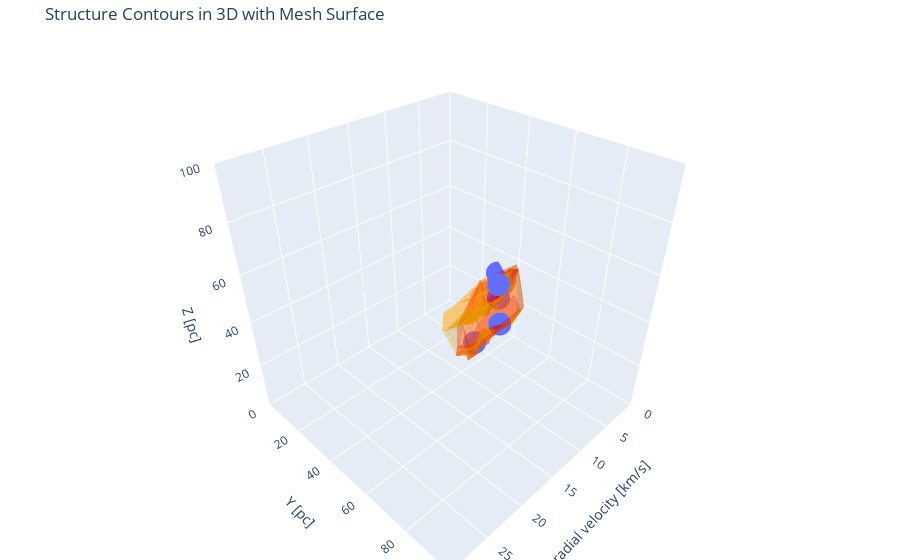

Notebook source saved alongside this figure:
### Code cell
# plot by plotly

fig = px.scatter_3d(peak, x='v_peak', y='y_peak', z='z_peak')

# Leaf structures
for i, leaf_structure_index in enumerate(leaf_indices):
    leaf_structure = dendro3D_2800[leaf_structure_index]
    leaf_mask = leaf_structure.get_mask()
    leaf_mask_indices = np.where(leaf_mask)
    mesh_leaf = go.Mesh3d(x=leaf_mask_indices[0] * rv, 
                          y=leaf_mask_indices[1] * pc, 
                          z=leaf_mask_indices[2] * pc, 
                          opacity=0.3,
                          color='red',
                          name=f'Leaf {i + 1} - Surface')
    fig.add_trace(mesh_leaf)

# Branch structures
for j, branch_structure_index in enumerate(branch_indices):
    branch_structure = dendro3D_2800[branch_structure_index]
    branch_mask = branch_structure.get_mask()
    branch_mask_indices = np.where(branch_mask)
    mesh_branch = go.Mesh3d(x=branch_mask_indices[0] * rv, 
                            y=branch_mask_indices[1] * pc, 
                            z=branch_mask_indices[2] * pc,
                            opacity=0.3, 
                            color='orange',
                            name=f'Branch {j + 1} - Surface')
    fig.add_trace(mesh_branch)

fig.update_layout(
    scene=dict(
        xaxis=dict(title='radial velocity [km/s]', range=[0, 30]),
        yaxis=dict(title='Y [pc]', range=[0, 100]),
        zaxis=dict(title='Z [pc]', range=[0, 100]),
        aspectratio=dict(x=1, y=1, z=1)
    ),
    title='Structure Contours in 3D with Mesh Surface',
    margin=dict(l=0, r=0, b=0, t=40),
    showlegend=True)

### Figure 1 — Plotly figure (JSON) as saved in the notebook; plotly's stock layout.template omitted (floating-point values rounded to 4 significant figures; data arrays with more than 128 entries replaced by an {"elided": "..."} marker saying what was removed)
{"data": [{"hovertemplate": "v_peak=%{x}<br>y_peak=%{y}<br>z_peak=%{z}<extra></extra>", "legendgroup": "", "marker": {"color": "#636efa", "symbol": "circle"}, "mode": "markers", "name": "", "scene": "scene", "showlegend": false, "type": "scatter3d", "x": [0.65, 5.2, 7.8, 9.75, 11.05], "y": [30.45, 44.3, 51.22, 58.14, 49.83], "z": [30.45, 31.84, 45.68, 34.61, 23.53]}, {"color": "red", "name": "Leaf 1 - Surface", "opacity": 0.3, "type": "mesh3d", "x": {"elided": "927 float values"}, "y": {"elided": "927 float values"}, "z": {"elided": "927 float values"}}, {"color": "red", "name": "Leaf 2 - Surface", "opacity": 0.3, "type": "mesh3d", "x": {"elided": "420 float values"}, "y": {"elided": "420 float values"}, "z": {"elided": "420 float values"}}, {"color": "red", "name": "Leaf 3 - Surface", "opacity": 0.3, "type": "mesh3d", "x": {"elided": "316 float values"}, "y": {"elided": "316 float values"}, "z": {"elided": "316 float values"}}, {"color": "red", "name": "Leaf 4 - Surface", "opacity": 0.3, "type": "mesh3d", "x": {"elided": "198 float values"}, "y": {"elided": "198 float values"}, "z": {"elided": "198 float values"}}, {"color": "red", "name": "Leaf 5 - Surface", "opacity": 0.3, "type": "mesh3d", "x": [7.15, 7.8, 7.8, 7.8, 7.8, 7.8, 7.8, 7.8, 8.45, 8.45, 8.45, 8.45, 8.45, 8.45, 8.45, 8.45, 8.45, 8.45, 8.45, 8.45, 8.45, 8.45, 8.45, 8.45, 8.45, 8.45, 8.45, 9.1, 9.1, 9.1, 9.1, 9.1, 9.1, 9.1, 9.1, 9.1, 9.1, 9.1, 9.1, 9.1, 9.1, 9.1, 9.1, 9.1, 9.1, 9.1, 9.75, 9.75, 9.75, 9.75, 9.75, 9.75, 9.75, 9.75, 9.75, 9.75, 9.75, 9.75, 9.75, 9.75, 9.75, 9.75, 9.75, 9.75, 9.75, 9.75, 9.75, 10.4, 10.4, 10.4, 10.4, 10.4, 10.4, 10.4, 10.4, 10.4, 10.4, 10.4, 10.4, 10.4, 10.4, 10.4, 10.4, 10.4, 10.4, 10.4, 10.4, 11.05, 11.05, 11.05, 11.05, 11.05, 11.05, 11.05, 11.05, 11.05, 11.05, 11.05, 11.05, 11.05, 11.05, 11.7, 11.7, 11.7, 11.7, 11.7, 11.7, 11.7, 11.7, 11.7, 11.7, 11.7, 12.35, 12.35, 12.35, 12.35, 12.35, 12.35, 12.35, 13, 13, 13, 13, 13, 13.65, 13.65], "y": [49.83, 47.07, 47.07, 48.45, 48.45, 49.83, 49.83, 49.83, 45.68, 45.68, 45.68, 47.07, 47.07, 47.07, 47.07, 47.07, 47.07, 48.45, 48.45, 48.45, 48.45, 48.45, 49.83, 49.83, 49.83, 49.83, 49.83, 45.68, 45.68, 45.68, 47.07, 47.07, 47.07, 47.07, 47.07, 48.45, 48.45, 48.45, 48.45, 48.45, 49.83, 49.83, 49.83, 49.83, 49.83, 51.22, 44.3, 44.3, 45.68, 45.68, 45.68, 47.07, 47.07, 47.07, 47.07, 48.45, 48.45, 48.45, 48.45, 48.45, 48.45, 49.83, 49.83, 49.83, 49.83, 49.83, 51.22, 44.3, 44.3, 45.68, 45.68, 45.68, 47.07, 47.07, 47.07, 47.07, 48.45, 48.45, 48.45, 48.45, 48.45, 49.83, 49.83, 49.83, 49.83, 49.83, 51.22, 44.3, 44.3, 45.68, 45.68, 47.07, 47.07, 48.45, 48.45, 48.45, 48.45, 49.83, 49.83, 49.83, 51.22, 44.3, 45.68, 47.07, 47.07, 48.45, 48.45, 48.45, 48.45, 49.83, 49.83, 51.22, 47.07, 48.45, 48.45, 48.45, 49.83, 49.83, 51.22, 47.07, 48.45, 48.45, 48.45, 49.83, 48.45, 49.83], "z": [24.92, 16.61, 24.92, 20.76, 23.53, 22.15, 23.53, 24.92, 16.61, 18.0, 19.38, 15.23, 16.61, 18.0, 19.38, 20.76, 24.92, 18.0, 20.76, 22.15, 23.53, 24.92, 18.0, 20.76, 22.15, 23.53, 24.92, 16.61, 18.0, 19.38, 15.23, 16.61, 18.0, 19.38, 20.76, 18.0, 20.76, 22.15, 23.53, 24.92, 18.0, 19.38, 20.76, 22.15, 23.53, 22.15, 18.0, 19.38, 16.61, 18.0, 19.38, 15.23, 18.0, 19.38, 20.76, 16.61, 18.0, 20.76, 22.15, 23.53, 24.92, 18.0, 19.38, 20.76, 22.15, 23.53, 22.15, 18.0, 19.38, 16.61, 18.0, 19.38, 15.23, 18.0, 19.38, 20.76, 16.61, 20.76, 22.15, 23.53, 24.92, 16.61, 18.0, 20.76, 22.15, 23.53, 22.15, 18.0, 19.38, 18.0, 19.38, 20.76, 23.53, 20.76, 22.15, 23.53, 24.92, 20.76, 22.15, 23.53, 22.15, 19.38, 19.38, 20.76, 23.53, 20.76, 22.15, 23.53, 24.92, 22.15, 23.53, 22.15, 23.53, 20.76, 22.15, 23.53, 22.15, 23.53, 22.15, 23.53, 20.76, 22.15, 23.53, 23.53, 20.76, 23.53]}, {"color": "orange", "name": "Branch 1 - Surface", "opacity": 0.3, "type": "mesh3d", "x": {"elided": "139 float values"}, "y": {"elided": "139 float values"}, "z": {"elided": "139 float values"}}, {"color": "orange", "name": "Branch 2 - Surface", "opacity": 0.3, "type": "mesh3d", "x": {"elided": "1096 float values"}, "y": {"elided": "1096 float values"}, "z": {"elided": "1096 float values"}}, {"color": "orange", "name": "Branch 3 - Surface", "opacity": 0.3, "type": "mesh3d", "x": [3.25, 3.9, 3.9, 3.9, 4.55, 4.55, 4.55, 5.2, 5.2, 5.2, 5.2, 5.2, 5.2, 5.2, 5.2, 5.85, 5.85, 5.85, 5.85, 5.85, 5.85, 5.85, 5.85, 5.85, 6.5, 6.5, 6.5, 6.5, 6.5, 6.5, 6.5, 6.5, 6.5, 6.5, 6.5, 7.15, 7.15, 7.15, 7.15, 7.15, 7.15, 7.15, 7.15, 7.15, 7.8, 7.8, 7.8, 7.8, 7.8, 7.8, 7.8, 7.8, 7.8, 8.45, 8.45, 8.45, 8.45, 8.45, 8.45, 8.45, 9.1, 9.1, 9.1, 9.1, 9.1, 9.1, 9.1, 9.75, 9.75, 9.75, 9.75, 9.75, 9.75, 10.4, 10.4, 10.4, 10.4, 11.05, 11.05, 11.7], "y": [41.53, 41.53, 42.91, 44.3, 41.53, 42.91, 44.3, 41.53, 42.91, 42.91, 44.3, 44.3, 45.68, 45.68, 47.07, 41.53, 42.91, 44.3, 44.3, 45.68, 45.68, 45.68, 47.07, 47.07, 41.53, 42.91, 44.3, 44.3, 44.3, 44.3, 45.68, 45.68, 45.68, 47.07, 47.07, 41.53, 42.91, 44.3, 44.3, 44.3, 44.3, 45.68, 45.68, 45.68, 41.53, 42.91, 42.91, 42.91, 44.3, 44.3, 44.3, 45.68, 45.68, 42.91, 42.91, 42.91, 44.3, 44.3, 45.68, 45.68, 42.91, 42.91, 42.91, 44.3, 44.3, 45.68, 45.68, 42.91, 42.91, 42.91, 44.3, 44.3, 45.68, 42.91, 42.91, 44.3, 45.68, 42.91, 42.91, 42.91], "z": [29.07, 29.07, 30.45, 31.84, 29.07, 30.45, 31.84, 29.07, 29.07, 30.45, 31.84, 33.22, 33.22, 34.61, 34.61, 29.07, 29.07, 31.84, 33.22, 33.22, 34.61, 35.99, 33.22, 34.61, 29.07, 29.07, 30.45, 31.84, 33.22, 35.99, 33.22, 34.61, 35.99, 33.22, 34.61, 29.07, 29.07, 29.07, 30.45, 31.84, 35.99, 33.22, 34.61, 35.99, 29.07, 29.07, 30.45, 31.84, 29.07, 30.45, 35.99, 34.61, 35.99, 29.07, 30.45, 31.84, 29.07, 30.45, 34.61, 35.99, 29.07, 30.45, 31.84, 29.07, 30.45, 34.61, 35.99, 29.07, 30.45, 31.84, 29.07, 30.45, 35.99, 29.07, 30.45, 29.07, 35.99, 29.07, 30.45, 29.07]}], "layout": {"legend": {"tracegroupgap": 0}, "margin": {"b": 0, "l": 0, "r": 0, "t": 40}, "scene": {"aspectratio": {"x": 1, "y": 1, "z": 1}, "domain": {"x": [0, 1], "y": [0, 1]}, "xaxis": {"range": [0, 30], "title": {"text": "radial velocity [km/s]"}}, "yaxis": {"range": [0, 100], "title": {"text": "Y [pc]"}}, "zaxis": {"range": [0, 100], "title": {"text": "Z [pc]"}}}, "showlegend": true, "title": {"text": "Structure Contours in 3D with Mesh Surface"}}}
